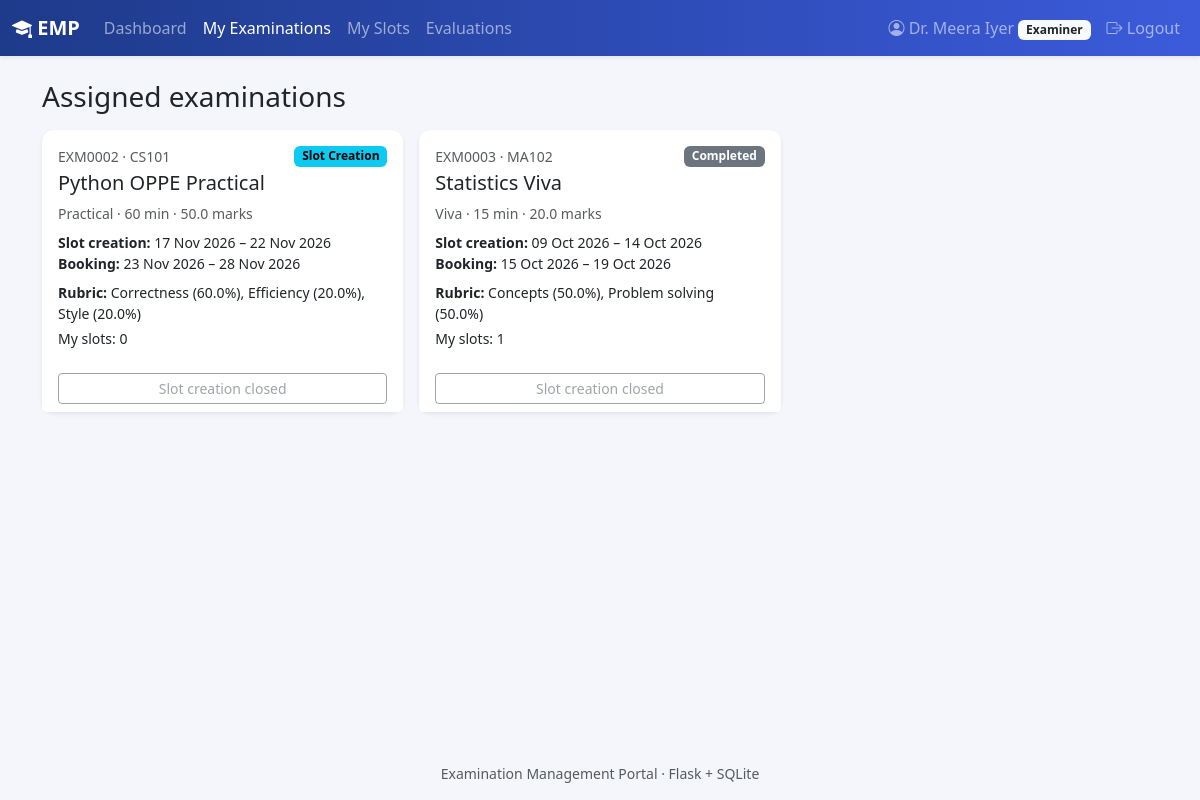
Screenshot of /examiner/exams (signed in) with the database file from the repository.
### models.py (models this page shows, shortened)
class User(UserMixin, db.Model):
    id = db.Column(db.Integer, primary_key=True)
    role = db.Column(db.String(20), nullable=False)
    name = db.Column(db.String(120), nullable=False)
    email = db.Column(db.String(120), unique=True, nullable=False)
    password_hash = db.Column(db.String(256), nullable=False)
    phone = db.Column(db.String(20))
    department = db.Column(db.String(120))
    designation = db.Column(db.String(120))
    roll_no = db.Column(db.String(40), unique=True)
    program = db.Column(db.String(120))
    status = db.Column(db.String(20), nullable=False, default="Active")
    created_at = db.Column(db.DateTime, default=datetime.now)
    slots = db.relationship("Slot", back_populates="examiner", foreign_keys="Slot.examiner_id")
    bookings = db.relationship("Booking", back_populates="student", foreign_keys="Booking.student_id")
    assigned_exams = db.relationship("Exam", secondary=exam_examiners, back_populates="examiners")

class Exam(db.Model):
    id = db.Column(db.Integer, primary_key=True)
    course_id = db.Column(db.Integer, db.ForeignKey("course.id"), nullable=False)
    name = db.Column(db.String(150), nullable=False)
    exam_type = db.Column(db.String(30), nullable=False)
    description = db.Column(db.Text)
    duration = db.Column(db.Integer, nullable=False)
    max_marks = db.Column(db.Float, nullable=False)
    pass_marks = db.Column(db.Float)
    slot_creation_start = db.Column(db.Date)
    slot_creation_end = db.Column(db.Date)
    booking_start = db.Column(db.Date)
    booking_end = db.Column(db.Date)
    status = db.Column(db.String(20), nullable=False, default="Draft")
    results_published = db.Column(db.Boolean, default=False)
    created_at = db.Column(db.DateTime, default=datetime.now)
    course = db.relationship("Course", back_populates="exams")
    rubrics = db.relationship("Rubric", back_populates="exam", cascade="all, delete-orphan")
    slots = db.relationship("Slot", back_populates="exam", cascade="all, delete-orphan")
    examiners = db.relationship("User", secondary=exam_examiners, back_populates="assigned_exams")
    @property
    def code(self):
        return f"EXM{self.id:04d}"
    @staticmethod
    def _within(start, end, today=None):
        today = today or date.today()
        if start and today < start:
            return False
        if end and today > end:
            return False
        return True
    @property
    def slot_creation_allowed(self):
        return self.status == "Slot Creation" and self._within(self.slot_creation_start, self.slot_creation_end)

class Course(db.Model):
    id = db.Column(db.Integer, primary_key=True)
    code = db.Column(db.String(20), unique=True, nullable=False)
    name = db.Column(db.String(150), nullable=False)
    description = db.Column(db.Text)
    credits = db.Column(db.Integer)
    status = db.Column(db.String(20), nullable=False, default="Active")
    created_at = db.Column(db.DateTime, default=datetime.now)
    exams = db.relationship("Exam", back_populates="course")

class Rubric(db.Model):
    id = db.Column(db.Integer, primary_key=True)
    exam_id = db.Column(db.Integer, db.ForeignKey("exam.id"), nullable=False)
    criterion = db.Column(db.String(150), nullable=False)
    max_marks = db.Column(db.Float, nullable=False)
    weightage = db.Column(db.Float, nullable=False)
    description = db.Column(db.Text)
    exam = db.relationship("Exam", back_populates="rubrics")

### routes/examiner.py (the view)
@bp.route("/exams")
@role_required("examiner")
def exams():
    return render_template("examiner/exams.html", exams=current_user.assigned_exams)

### routes/utils.py (called while the page is built)
def role_required(role):
    def decorator(view):
        @wraps(view)
        @login_required
        def wrapped(*args, **kwargs):
            if current_user.role != role:
                abort(403)
            if current_user.status == "Pending":
                return redirect(url_for("auth.pending"))
            if current_user.status != "Active":
                flash("Your account is inactive. Contact the administrator.", "danger")
                return redirect(url_for("auth.logout"))
            return view(*args, **kwargs)
        return wrapped
    return decorator

### templates/examiner/exams.html (shortened to what this page needs)
{% extends "base.html" %}
{% from "_macros.html" import badge, window %}
{% block content %}
<h3 class="mb-3">Assigned examinations</h3>
<div class="row g-3">
{% for e in exams %}
  <div class="col-md-6 col-xl-4">
    <div class="card shadow-sm border-0 h-100">
      <div class="card-body">
        <div class="d-flex justify-content-between"><span class="text-muted small">{{ e.code }} · {{ e.course.code }}</span>{{ badge(e.status) }}</div>
        <h5 class="mt-1">{{ e.name }}</h5>
        <p class="small text-muted mb-2">{{ e.exam_type }} · {{ e.duration }} min · {{ e.max_marks|round(1) }} marks</p>
        <div class="small"><strong>Slot creation:</strong> {{ window(e.slot_creation_start, e.slot_creation_end) }}</div>
        <div class="small"><strong>Booking:</strong> {{ window(e.booking_start, e.booking_end) }}</div>
        <div class="small mt-2"><strong>Rubric:</strong> {% for r in e.rubrics %}{{ r.criterion }} ({{ r.weightage|round(0) }}%){% if not loop.last %}, {% endif %}{% else %}<span class="text-muted">none</span>{% endfor %}</div>
        <div class="small mt-1">My slots: {{ e.slots|selectattr('examiner_id', 'equalto', current_user.id)|list|length }}</div>
      </div>
      <div class="card-footer bg-white border-0">
        {% if e.slot_creation_allowed %}
          <a href="{{ url_for('examiner.slot_new', eid=e.id) }}" class="btn btn-primary btn-sm w-100"><i class="bi bi-plus-lg"></i> Create slot</a>
        {% else %}
          <button class="btn btn-outline-secondary btn-sm w-100" disabled>Slot creation closed</button>
        {% endif %}
      </div>
    </div>
  </div>
{% else %}
  <p class="text-muted">No examinations are assigned to you yet.</p>
{% endfor %}
</div>
{% endblock %}

### templates/base.html (shortened to what this page needs)
<!doctype html>
<html lang="en">
<head>
  <link href="https://cdn.jsdelivr.net/npm/bootstrap@5.3.3/dist/css/bootstrap.min.css" rel="stylesheet">
  <link href="https://cdn.jsdelivr.net/npm/bootstrap-icons@1.11.3/font/bootstrap-icons.min.css" rel="stylesheet">
  <link href="{{ url_for('static', filename='style.css') }}" rel="stylesheet">
</head>
<body>
<nav class="navbar navbar-expand navbar-dark bg-emp shadow-sm">
  <div class="container-fluid flex-wrap">
    <a class="navbar-brand fw-semibold" href="{{ url_for('index') }}"><i class="bi bi-mortarboard-fill"></i> EMP</a>
    {% if current_user.is_authenticated and current_user.status == 'Active' %}
    <ul class="navbar-nav flex-wrap me-auto">
      {% if current_user.role == 'admin' %}
        {% set links = [('admin.dashboard','Dashboard'),('admin.courses','Courses'),('admin.exams','Examinations'),
                        ('admin.examiners','Examiners'),('admin.students','Students'),('admin.slots','Slots'),
                        ('admin.bookings','Bookings')] %}
      {% elif current_user.role == 'examiner' %}
        {% set links = [('examiner.dashboard','Dashboard'),('examiner.exams','My Examinations'),
                        ('examiner.slots','My Slots'),('examiner.evaluations','Evaluations')] %}
      {% else %}
        {% set links = [('student.dashboard','Dashboard'),('student.exams','Examinations'),
                        ('student.bookings','My Bookings'),('student.results','Results')] %}
      {% endif %}
      {% for ep, label in links %}
        <li class="nav-item"><a class="nav-link {% if request.endpoint == ep %}active{% endif %}" href="{{ url_for(ep) }}">{{ label }}</a></li>
      {% endfor %}
    </ul>
    {% endif %}
    {% if current_user.is_authenticated %}
    <ul class="navbar-nav ms-auto">
      <li class="nav-item"><a class="nav-link" href="{{ url_for('auth.profile') }}"><i class="bi bi-person-circle"></i> {{ current_user.name }} <span class="badge bg-light text-dark text-capitalize">{{ current_user.role }}</span></a></li>
      <li class="nav-item"><a class="nav-link" href="{{ url_for('auth.logout') }}"><i class="bi bi-box-arrow-right"></i> Logout</a></li>
    </ul>
    {% endif %}
  </div>
</nav>
<main class="container py-4">
  {% block content %}{% endblock %}
</main>
<footer class="text-center text-muted small py-3">Examination Management Portal · Flask + SQLite</footer>
</body>
</html>

### templates/_macros.html (shortened to what this page needs)
{% macro badge(status) -%}
<span class="badge text-bg-{{ status|badge }}">{{ status }}</span>
{%- endmacro %}
{% macro window(start, end) -%}
{% if start or end %}{{ start.strftime('%d %b %Y') if start else '…' }} – {{ end.strftime('%d %b %Y') if end else '…' }}{% else %}<span class="text-muted">Not set</span>{% endif %}
{%- endmacro %}

### static/style.css (style rules this page uses)
body { background: #f4f6fb; min-height: 100vh; display: flex; flex-direction: column; }
main { flex: 1; }
.bg-emp { background: linear-gradient(90deg, #1e3a8a, #3b5bdb); }
.card { border-radius: .75rem; }

### rows the page displays
User: name "Dr. Meera Iyer", role "Examiner"
Exam: code "EXM0002", course.code "CS101", status "Slot Creation", name "Python OPPE Practical", exam_type "Practical", duration "60", max_marks "50.0", slot_creation_start "17 Nov 2026 23 Nov 2026", slot_creation_end "22 Nov 2026 28 Nov 2026", slots|selectattr "0", shows "Slot creation closed"
Rubric: criterion "Correctness", weightage "60.0"
Rubric: criterion "Efficiency", weightage "20.0"
Rubric: criterion "Style", weightage "20.0"
Exam: code "EXM0003", course.code "MA102", status "Completed", name "Statistics Viva", exam_type "Viva", duration "15", max_marks "20.0", slot_creation_start "09 Oct 2026 15 Oct 2026", slot_creation_end "14 Oct 2026 19 Oct 2026", slots|selectattr "1", shows "Slot creation closed"
Rubric: criterion "Concepts", weightage "50.0"
Rubric: criterion "Problem solving", weightage "50.0"

### other values shown
{{ label }} "Dashboard" "My Examinations" "My Slots" "Evaluations"
